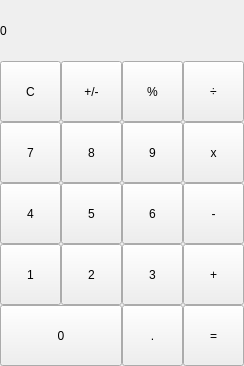
<?xml version="1.0" encoding="UTF-8"?>
<ui version="4.0">
 <class>calculator</class>
 <widget class="QMainWindow" name="calculator">
  <property name="geometry">
   <rect>
    <x>0</x>
    <y>0</y>
    <width>244</width>
    <height>366</height>
   </rect>
  </property>
  <property name="sizePolicy">
   <sizepolicy hsizetype="Fixed" vsizetype="Fixed">
    <horstretch>0</horstretch>
    <verstretch>0</verstretch>
   </sizepolicy>
  </property>
  <property name="windowTitle">
   <string>calculator</string>
  </property>
  <widget class="QWidget" name="centralwidget">
   <property name="sizePolicy">
    <sizepolicy hsizetype="Fixed" vsizetype="Fixed">
     <horstretch>0</horstretch>
     <verstretch>0</verstretch>
    </sizepolicy>
   </property>
   <widget class="QLabel" name="result">
    <property name="geometry">
     <rect>
      <x>0</x>
      <y>0</y>
      <width>244</width>
      <height>61</height>
     </rect>
    </property>
    <property name="sizePolicy">
     <sizepolicy hsizetype="Fixed" vsizetype="Fixed">
      <horstretch>0</horstretch>
      <verstretch>0</verstretch>
     </sizepolicy>
    </property>
    <property name="styleSheet">
     <string notr="true">QLabel {
  qproperty-alignment: 'AlignVCenter | AlignRight';
  border: 1px solid gray;
}

background-color : white;</string>
    </property>
    <property name="text">
     <string>0</string>
    </property>
   </widget>
   <widget class="QPushButton" name="Button_clear">
    <property name="geometry">
     <rect>
      <x>0</x>
      <y>61</y>
      <width>61</width>
      <height>61</height>
     </rect>
    </property>
    <property name="sizePolicy">
     <sizepolicy hsizetype="Fixed" vsizetype="Fixed">
      <horstretch>0</horstretch>
      <verstretch>0</verstretch>
     </sizepolicy>
    </property>
    <property name="text">
     <string>C</string>
    </property>
   </widget>
   <widget class="QPushButton" name="Button_change_sign">
    <property name="geometry">
     <rect>
      <x>61</x>
      <y>61</y>
      <width>61</width>
      <height>61</height>
     </rect>
    </property>
    <property name="sizePolicy">
     <sizepolicy hsizetype="Fixed" vsizetype="Fixed">
      <horstretch>0</horstretch>
      <verstretch>0</verstretch>
     </sizepolicy>
    </property>
    <property name="text">
     <string>+/-</string>
    </property>
   </widget>
   <widget class="QPushButton" name="Button_divide">
    <property name="geometry">
     <rect>
      <x>183</x>
      <y>61</y>
      <width>61</width>
      <height>61</height>
     </rect>
    </property>
    <property name="sizePolicy">
     <sizepolicy hsizetype="Fixed" vsizetype="Fixed">
      <horstretch>0</horstretch>
      <verstretch>0</verstretch>
     </sizepolicy>
    </property>
    <property name="text">
     <string>÷</string>
    </property>
   </widget>
   <widget class="QPushButton" name="Button_procent">
    <property name="geometry">
     <rect>
      <x>122</x>
      <y>61</y>
      <width>61</width>
      <height>61</height>
     </rect>
    </property>
    <property name="sizePolicy">
     <sizepolicy hsizetype="Fixed" vsizetype="Fixed">
      <horstretch>0</horstretch>
      <verstretch>0</verstretch>
     </sizepolicy>
    </property>
    <property name="text">
     <string>%</string>
    </property>
   </widget>
   <widget class="QPushButton" name="Button_multiply">
    <property name="geometry">
     <rect>
      <x>183</x>
      <y>122</y>
      <width>61</width>
      <height>61</height>
     </rect>
    </property>
    <property name="sizePolicy">
     <sizepolicy hsizetype="Fixed" vsizetype="Fixed">
      <horstretch>0</horstretch>
      <verstretch>0</verstretch>
     </sizepolicy>
    </property>
    <property name="text">
     <string>x</string>
    </property>
   </widget>
   <widget class="QPushButton" name="Number_8">
    <property name="geometry">
     <rect>
      <x>61</x>
      <y>122</y>
      <width>61</width>
      <height>61</height>
     </rect>
    </property>
    <property name="sizePolicy">
     <sizepolicy hsizetype="Fixed" vsizetype="Fixed">
      <horstretch>0</horstretch>
      <verstretch>0</verstretch>
     </sizepolicy>
    </property>
    <property name="text">
     <string>8</string>
    </property>
   </widget>
   <widget class="QPushButton" name="Number_9">
    <property name="geometry">
     <rect>
      <x>122</x>
      <y>122</y>
      <width>61</width>
      <height>61</height>
     </rect>
    </property>
    <property name="sizePolicy">
     <sizepolicy hsizetype="Fixed" vsizetype="Fixed">
      <horstretch>0</horstretch>
      <verstretch>0</verstretch>
     </sizepolicy>
    </property>
    <property name="text">
     <string>9</string>
    </property>
   </widget>
   <widget class="QPushButton" name="Number_7">
    <property name="geometry">
     <rect>
      <x>0</x>
      <y>122</y>
      <width>61</width>
      <height>61</height>
     </rect>
    </property>
    <property name="sizePolicy">
     <sizepolicy hsizetype="Fixed" vsizetype="Fixed">
      <horstretch>0</horstretch>
      <verstretch>0</verstretch>
     </sizepolicy>
    </property>
    <property name="text">
     <string>7</string>
    </property>
   </widget>
   <widget class="QPushButton" name="Number_5">
    <property name="geometry">
     <rect>
      <x>61</x>
      <y>183</y>
      <width>61</width>
      <height>61</height>
     </rect>
    </property>
    <property name="sizePolicy">
     <sizepolicy hsizetype="Fixed" vsizetype="Fixed">
      <horstretch>0</horstretch>
      <verstretch>0</verstretch>
     </sizepolicy>
    </property>
    <property name="text">
     <string>5</string>
    </property>
   </widget>
   <widget class="QPushButton" name="Number_6">
    <property name="geometry">
     <rect>
      <x>122</x>
      <y>183</y>
      <width>61</width>
      <height>61</height>
     </rect>
    </property>
    <property name="sizePolicy">
     <sizepolicy hsizetype="Fixed" vsizetype="Fixed">
      <horstretch>0</horstretch>
      <verstretch>0</verstretch>
     </sizepolicy>
    </property>
    <property name="text">
     <string>6</string>
    </property>
   </widget>
   <widget class="QPushButton" name="Number_1">
    <property name="geometry">
     <rect>
      <x>0</x>
      <y>244</y>
      <width>61</width>
      <height>61</height>
     </rect>
    </property>
    <property name="sizePolicy">
     <sizepolicy hsizetype="Fixed" vsizetype="Fixed">
      <horstretch>0</horstretch>
      <verstretch>0</verstretch>
     </sizepolicy>
    </property>
    <property name="text">
     <string>1</string>
    </property>
   </widget>
   <widget class="QPushButton" name="Number_4">
    <property name="geometry">
     <rect>
      <x>0</x>
      <y>183</y>
      <width>61</width>
      <height>61</height>
     </rect>
    </property>
    <property name="sizePolicy">
     <sizepolicy hsizetype="Fixed" vsizetype="Fixed">
      <horstretch>0</horstretch>
      <verstretch>0</verstretch>
     </sizepolicy>
    </property>
    <property name="text">
     <string>4</string>
    </property>
   </widget>
   <widget class="QPushButton" name="Number_2">
    <property name="geometry">
     <rect>
      <x>61</x>
      <y>244</y>
      <width>61</width>
      <height>61</height>
     </rect>
    </property>
    <property name="sizePolicy">
     <sizepolicy hsizetype="Fixed" vsizetype="Fixed">
      <horstretch>0</horstretch>
      <verstretch>0</verstretch>
     </sizepolicy>
    </property>
    <property name="text">
     <string>2</string>
    </property>
   </widget>
   <widget class="QPushButton" name="Button_minus">
    <property name="geometry">
     <rect>
      <x>183</x>
      <y>183</y>
      <width>61</width>
      <height>61</height>
     </rect>
    </property>
    <property name="sizePolicy">
     <sizepolicy hsizetype="Fixed" vsizetype="Fixed">
      <horstretch>0</horstretch>
      <verstretch>0</verstretch>
     </sizepolicy>
    </property>
    <property name="text">
     <string>-</string>
    </property>
   </widget>
   <widget class="QPushButton" name="Number_3">
    <property name="geometry">
     <rect>
      <x>122</x>
      <y>244</y>
      <width>61</width>
      <height>61</height>
     </rect>
    </property>
    <property name="sizePolicy">
     <sizepolicy hsizetype="Fixed" vsizetype="Fixed">
      <horstretch>0</horstretch>
      <verstretch>0</verstretch>
     </sizepolicy>
    </property>
    <property name="text">
     <string>3</string>
    </property>
   </widget>
   <widget class="QPushButton" name="Button_plus">
    <property name="geometry">
     <rect>
      <x>183</x>
      <y>244</y>
      <width>61</width>
      <height>61</height>
     </rect>
    </property>
    <property name="sizePolicy">
     <sizepolicy hsizetype="Fixed" vsizetype="Fixed">
      <horstretch>0</horstretch>
      <verstretch>0</verstretch>
     </sizepolicy>
    </property>
    <property name="text">
     <string>+</string>
    </property>
   </widget>
   <widget class="QPushButton" name="Number_0">
    <property name="geometry">
     <rect>
      <x>0</x>
      <y>305</y>
      <width>122</width>
      <height>61</height>
     </rect>
    </property>
    <property name="sizePolicy">
     <sizepolicy hsizetype="Fixed" vsizetype="Fixed">
      <horstretch>0</horstretch>
      <verstretch>0</verstretch>
     </sizepolicy>
    </property>
    <property name="text">
     <string>0</string>
    </property>
   </widget>
   <widget class="QPushButton" name="Button_dot">
    <property name="geometry">
     <rect>
      <x>122</x>
      <y>305</y>
      <width>61</width>
      <height>61</height>
     </rect>
    </property>
    <property name="sizePolicy">
     <sizepolicy hsizetype="Fixed" vsizetype="Fixed">
      <horstretch>0</horstretch>
      <verstretch>0</verstretch>
     </sizepolicy>
    </property>
    <property name="text">
     <string>.</string>
    </property>
   </widget>
   <widget class="QPushButton" name="Button_eqv">
    <property name="geometry">
     <rect>
      <x>183</x>
      <y>305</y>
      <width>61</width>
      <height>61</height>
     </rect>
    </property>
    <property name="sizePolicy">
     <sizepolicy hsizetype="Fixed" vsizetype="Fixed">
      <horstretch>0</horstretch>
      <verstretch>0</verstretch>
     </sizepolicy>
    </property>
    <property name="text">
     <string>=</string>
    </property>
   </widget>
  </widget>
 </widget>
 <resources/>
 <connections/>
</ui>
